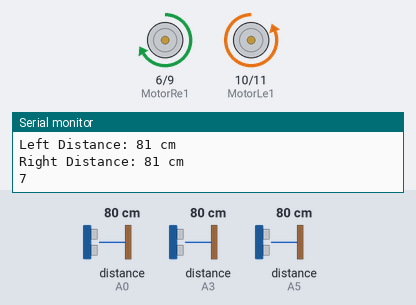
Simulated run of this sketch. Board: Arduino Uno, built with avr-gcc and run on an emulated ATmega328P. Parts: motor-driver pin pairs drawn as motors (green arrow = first pin HIGH = forward, orange = second pin HIGH = backward, longer = more drive), the last lines printed to the serial monitor. Inputs (shaded band) come from the test bench; at power-on: distance to the obstacle (sensors on A0, A5, A3) 80 cm. The echo pulse lasts 58.3 µs per cm.

Above: at 1.1 s.
1.3 s: distance to the obstacle (sensor on A0) set to 120 cm
4.3 s: distance to the obstacle (sensor on A5) set to 35 cm
At 5.6 s:
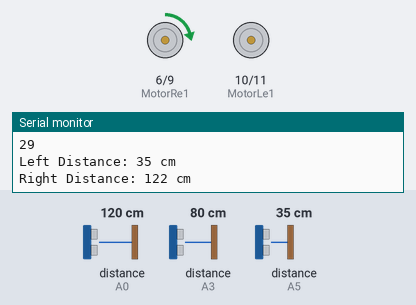
5.9 s: distance to the obstacle (sensor on A5) set to 250 cm
At 6.4 s:
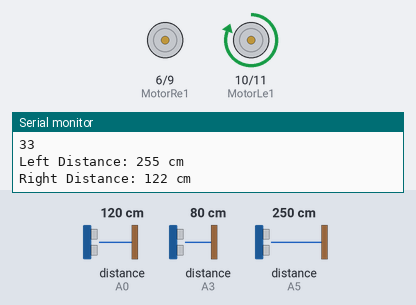
7.5 s: distance to the obstacle (sensor on A5) set to 2 cm
At 8.3 s:
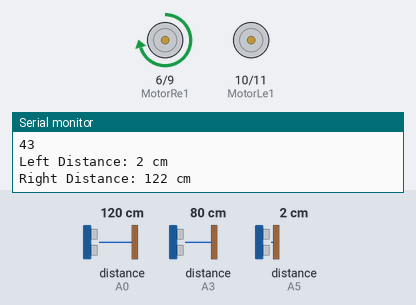
9.1 s: distance to the obstacle (sensor on A0) set to 105 cm
At 10.3 s:
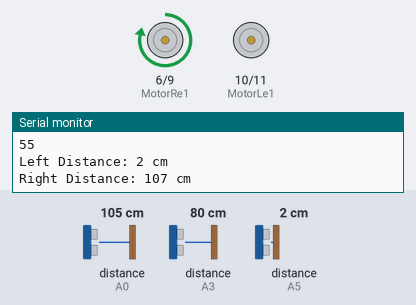
10.7 s: distance to the obstacle (sensor on A0) set to 100 cm
At 11.7 s:
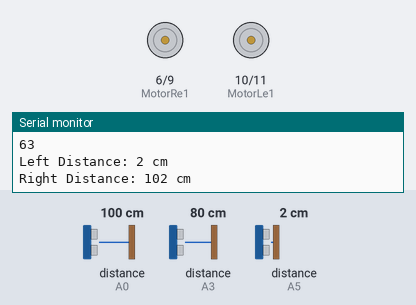
Timing chart, 0 to 13.2 s (numbered marks = the images above; inputs shaded):
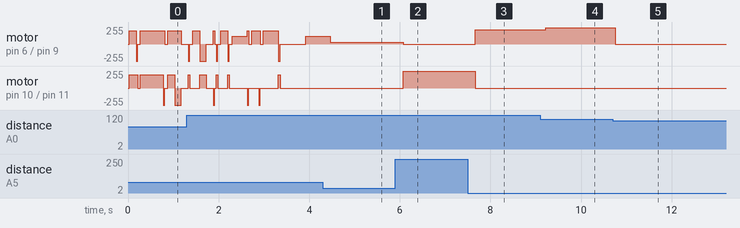

Measured:
- the behaviour switches between 101 and 100 cm on distance to the obstacle (sensor on A0) (found by bisection; images 4 and 5)
- after the input at 4.3 s, motor on pin 6 (MotorRe1) / pin 9 (MotorRe2): forward 118/255 → forward 26/255 after 0.16 s
- after the input at 5.9 s, motor on pin 6 (MotorRe1) / pin 9 (MotorRe2): forward 26/255 → stopped after 0.18 s; motor on pin 10 (MotorLe1) / pin 11 (MotorLe2): stopped → forward 255/255 after 0.18 s
- after the input at 7.5 s, motor on pin 6 (MotorRe1) / pin 9 (MotorRe2): stopped → forward 216/255 after 0.17 s; motor on pin 10 (MotorLe1) / pin 11 (MotorLe2): forward 255/255 → stopped after 0.17 s
- after the input at 9.1 s, motor on pin 6 (MotorRe1) / pin 9 (MotorRe2): forward 216/255 → forward 246/255 after 0.12 s
- after the input at 10.7 s, motor on pin 6 (MotorRe1) / pin 9 (MotorRe2): forward 246/255 → stopped after 0.06 s

The sketch:

Sonar_wall_follower.ino
```cpp
#include <PWM.h> // Include the PWM library
#include <NewPing.h>

int MotorL = 3;
int MotorLe1 = 10;
int MotorLe2 = 11;
int MotorRe1 = 6;
int MotorRe2 = 9;
int MotorR = 5;
int TRIGGER_PIN_STRAIGHT = A2;
int ECHO_PIN_STRAIGHT = A3;
int TRIGGER_PIN_LEFT = A4;
int ECHO_PIN_LEFT = A5;
int TRIGGER_PIN_RIGHT = A1;
int ECHO_PIN_RIGHT = A0;

#define MAX_DISTANCE 400 // Maximum distance we want to measure (in centimeters).

NewPing sonarStraight(TRIGGER_PIN_STRAIGHT, ECHO_PIN_STRAIGHT);
NewPing sonarLeft(TRIGGER_PIN_LEFT, ECHO_PIN_LEFT);
NewPing sonarRight(TRIGGER_PIN_RIGHT, ECHO_PIN_RIGHT);

int Junction = 0;

void setup() {
  Serial.begin(9600);
  Junction = 0;

  pinMode(MotorLe1, OUTPUT);
  pinMode(MotorLe2, OUTPUT);
  pinMode(MotorRe1, OUTPUT);
  pinMode(MotorRe2, OUTPUT);
}

void Movefrwd() {
  pwmWrite(MotorLe1, 200); // Left motor enable 1
  digitalWrite(MotorLe2, LOW); // Left motor enable 2 (set LOW for forward)
  pwmWrite(MotorRe1, 200); // Right motor enable 1
  digitalWrite(MotorRe2, LOW); // Right motor enable 2 (set LOW for forward)
}

void Moveback() {
  pwmWrite(MotorLe1, 200); // Left motor enable 1
  digitalWrite(MotorLe2, HIGH); // Left motor enable 2 (set HIGH for reverse)
  pwmWrite(MotorRe1, 200); // Right motor enable 1
  digitalWrite(MotorRe2, HIGH); // Right motor enable 2 (set HIGH for reverse)
}

void Moveleft(int y) {
  pwmWrite(MotorLe1, 0); // Stop left motor
  digitalWrite(MotorLe2, LOW); // Left motor enable 2 (set LOW for forward)
  pwmWrite(MotorRe1, y); // Right motor enable 1
  digitalWrite(MotorRe2, LOW); // Right motor enable 2 (set LOW for forward)
}

void Moveright(int x) {
  pwmWrite(MotorLe1, x); // Left motor enable 1
  digitalWrite(MotorLe2, LOW); // Left motor enable 2 (set LOW for forward)
  pwmWrite(MotorRe1, 0); // Stop right motor
  digitalWrite(MotorRe2, LOW); // Right motor enable 2 (set LOW for forward)
}

void RotateLeft() {
  pwmWrite(MotorLe1, 0); // Stop left motor
  digitalWrite(MotorLe2, HIGH); // Left motor enable 2 (set LOW for forward)
  pwmWrite(MotorRe1, 200); // Right motor enable 1
  digitalWrite(MotorRe2, LOW); // Right motor enable 2 (set LOW for forward)
}

void RotateRight() {
  pwmWrite(MotorLe1, 200); // Left motor enable 1
  digitalWrite(MotorLe2, LOW); // Left motor enable 2 (set LOW for forward)
  pwmWrite(MotorRe1, 0); // Stop right motor
  digitalWrite(MotorRe2, HIGH); // Right motor enable 2 (set LOW for forward)
}

void stop() {
  pwmWrite(MotorLe1, 0); // Stop left motor
  digitalWrite(MotorLe2, LOW); // Set left motor enable 2 LOW
  pwmWrite(MotorRe1, 0); // Stop right motor
  digitalWrite(MotorRe2, LOW); // Set right motor enable 2 LOW
}

void CenterRobot(int desiredDistance)
 {
  int leftDistance = sonarLeft.ping_cm();
  int rightDistance = sonarRight.ping_cm();

  int difference = rightDistance - leftDistance;
  int correctionFactor = 2; // Adjust this value based on your robot's characteristics

  if (difference > desiredDistance) {
    // Turn slightly left to center the robot
    int leftSpeed = 200 - (correctionFactor * difference);
    Moveleft(leftSpeed);
  } else if (difference < -desiredDistance) {
    // Turn slightly right to center the robot
    int rightSpeed = 200 + (correctionFactor * (-difference));
    Moveright(rightSpeed);
  } else {
    // Robot is centered, move forward
    Movefrwd();
  }
}

void loop() {
  int frontDistance = sonarStraight.ping_cm();
  int leftDistance = sonarLeft.ping_cm();
  int rightDistance = sonarRight.ping_cm();

  Serial.print("Left Distance: ");
  Serial.print(leftDistance);
  Serial.println(" cm");

  Serial.print("Right Distance: ");
  Serial.print(rightDistance);
  Serial.println(" cm");

  // Check conditions for adjusting the robot's position
  CenterRobot(10);

  if (leftDistance >= 15 || rightDistance >= 15 || frontDistance <= 20) {
    delay(150);
    Junction++;
    Serial.println(Junction);
  }

  // The rest of your code remains the same...


  if (Junction == 1) {
    do {
      RotateRight();
      delay(35);
      stop();
      delay(35);
    } while (leftDistance <= 15 && rightDistance <= 15);
    Junction++;
  }

  if (Junction == 5) {
    do {
      RotateLeft();
      delay(35);
      stop();
      delay(35);
    } while (leftDistance <= 15 && rightDistance <= 15);
    Junction++;
  }

  if (Junction == 7) {
    do {
      RotateLeft();
      delay(150);
      stop();
      delay(150);
      RotateRight();
      delay(35);
      stop();
      delay(35);
    } while (leftDistance <= 15 && rightDistance <= 15);
    Junction++;
  }

  if (Junction == 9) {
    do {
      RotateRight();
      delay(150);
      stop();
      delay(150);
      RotateLeft();
      delay(35);
      stop();
      delay(35);
      RotateRight();
      delay(35);
      stop();
      delay(35);
    } while (leftDistance <= 15 && rightDistance <= 15);
    Junction++;
  }

  if (Junction == 11) {
    do {
      RotateRight();
      delay(35);
      stop();
      delay(35);
    } while (leftDistance <= 15 && rightDistance <= 15);
    Junction++;
  }

  if (Junction == 14) {
    do {
      RotateLeft();
      delay(35);
      stop();
      delay(35);
    } while (leftDistance <= 15 && rightDistance <= 15);
    Junction++;
  }

  if (Junction == 16) {
    do {
      RotateLeft();
      delay(35);
      stop();
      delay(35);
    } while (leftDistance <= 15 && rightDistance <= 15);
    Junction++;
  }

  if (Junction == 19) {
    do {
      RotateRight();
      delay(35);
      stop();
      delay(35);
    } while (leftDistance <= 15 && rightDistance <= 15);
    Junction++;
  }

  if (Junction == 20) {
    delay(500);
    stop();
  }
}
```
